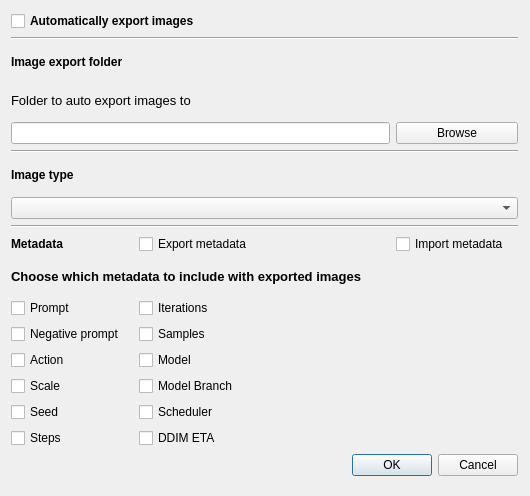
<?xml version="1.0" encoding="UTF-8"?>
<ui version="4.0">
 <class>Dialog</class>
 <widget class="QDialog" name="Dialog">
  <property name="geometry">
   <rect>
    <x>0</x>
    <y>0</y>
    <width>530</width>
    <height>496</height>
   </rect>
  </property>
  <property name="windowTitle">
   <string>Dialog</string>
  </property>
  <widget class="QWidget" name="">
   <property name="geometry">
    <rect>
     <x>11</x>
     <y>11</y>
     <width>507</width>
     <height>465</height>
    </rect>
   </property>
   <layout class="QGridLayout" name="gridLayout">
    <item row="13" column="0">
     <widget class="QCheckBox" name="metadata_action">
      <property name="text">
       <string>Action</string>
      </property>
     </widget>
    </item>
    <item row="0" column="0" colspan="2">
     <widget class="QCheckBox" name="actionAuto_export_images">
      <property name="font">
       <font>
        <bold>true</bold>
       </font>
      </property>
      <property name="text">
       <string>Automatically export images</string>
      </property>
     </widget>
    </item>
    <item row="12" column="0">
     <widget class="QCheckBox" name="metadata_negative_prompt">
      <property name="text">
       <string>Negative prompt</string>
      </property>
     </widget>
    </item>
    <item row="17" column="2" colspan="2">
     <widget class="QDialogButtonBox" name="buttonBox">
      <property name="orientation">
       <enum>Qt::Horizontal</enum>
      </property>
      <property name="standardButtons">
       <set>QDialogButtonBox::Cancel|QDialogButtonBox::Ok</set>
      </property>
     </widget>
    </item>
    <item row="1" column="0" colspan="4">
     <widget class="Line" name="line">
      <property name="orientation">
       <enum>Qt::Horizontal</enum>
      </property>
     </widget>
    </item>
    <item row="9" column="3">
     <widget class="QCheckBox" name="import_metadata">
      <property name="toolTip">
       <string>&lt;html&gt;&lt;head/&gt;&lt;body&gt;&lt;p&gt;Automatically load metadata into generator options. &lt;/p&gt;&lt;p&gt;Only works with PNG files.&lt;/p&gt;&lt;/body&gt;&lt;/html&gt;</string>
      </property>
      <property name="text">
       <string>Import metadata</string>
      </property>
     </widget>
    </item>
    <item row="11" column="0">
     <widget class="QCheckBox" name="metadata_prompt">
      <property name="text">
       <string>Prompt</string>
      </property>
     </widget>
    </item>
    <item row="2" column="0">
     <widget class="QLabel" name="label">
      <property name="font">
       <font>
        <bold>true</bold>
       </font>
      </property>
      <property name="text">
       <string>Image export folder</string>
      </property>
     </widget>
    </item>
    <item row="6" column="0">
     <widget class="QLabel" name="label_5">
      <property name="font">
       <font>
        <bold>true</bold>
       </font>
      </property>
      <property name="text">
       <string>Image type</string>
      </property>
     </widget>
    </item>
    <item row="16" column="1">
     <widget class="QCheckBox" name="metadata_ddim_eta">
      <property name="text">
       <string>DDIM ETA</string>
      </property>
     </widget>
    </item>
    <item row="8" column="0" colspan="4">
     <widget class="Line" name="line_2">
      <property name="orientation">
       <enum>Qt::Horizontal</enum>
      </property>
     </widget>
    </item>
    <item row="14" column="0">
     <widget class="QCheckBox" name="metadata_scale">
      <property name="text">
       <string>Scale</string>
      </property>
     </widget>
    </item>
    <item row="4" column="3">
     <widget class="QPushButton" name="image_path_browse_button">
      <property name="text">
       <string>Browse</string>
      </property>
     </widget>
    </item>
    <item row="4" column="0" colspan="3">
     <widget class="QLineEdit" name="image_path"/>
    </item>
    <item row="15" column="0">
     <widget class="QCheckBox" name="metadata_seed">
      <property name="text">
       <string>Seed</string>
      </property>
     </widget>
    </item>
    <item row="5" column="0" colspan="4">
     <widget class="Line" name="line_3">
      <property name="orientation">
       <enum>Qt::Horizontal</enum>
      </property>
     </widget>
    </item>
    <item row="15" column="1">
     <widget class="QCheckBox" name="metadata_scheduler">
      <property name="text">
       <string>Scheduler</string>
      </property>
     </widget>
    </item>
    <item row="13" column="1">
     <widget class="QCheckBox" name="metadata_model">
      <property name="text">
       <string>Model</string>
      </property>
     </widget>
    </item>
    <item row="14" column="1">
     <widget class="QCheckBox" name="metadata_model_branch">
      <property name="text">
       <string>Model Branch</string>
      </property>
     </widget>
    </item>
    <item row="11" column="1">
     <widget class="QCheckBox" name="metadata_iterations">
      <property name="text">
       <string>Iterations</string>
      </property>
     </widget>
    </item>
    <item row="16" column="0">
     <widget class="QCheckBox" name="metadata_steps">
      <property name="text">
       <string>Steps</string>
      </property>
     </widget>
    </item>
    <item row="3" column="0" colspan="2">
     <widget class="QLabel" name="label_2">
      <property name="font">
       <font>
        <pointsize>10</pointsize>
       </font>
      </property>
      <property name="text">
       <string>Folder to auto export images to</string>
      </property>
     </widget>
    </item>
    <item row="10" column="0" colspan="4">
     <widget class="QLabel" name="label_4">
      <property name="font">
       <font>
        <pointsize>10</pointsize>
        <bold>true</bold>
       </font>
      </property>
      <property name="text">
       <string>Choose which metadata to include with exported images</string>
      </property>
     </widget>
    </item>
    <item row="9" column="1" colspan="2">
     <widget class="QCheckBox" name="export_metadata">
      <property name="toolTip">
       <string>&lt;html&gt;&lt;head/&gt;&lt;body&gt;&lt;p&gt;Export metadata along with images. &lt;/p&gt;&lt;p&gt;Only works with PNG files.&lt;/p&gt;&lt;/body&gt;&lt;/html&gt;</string>
      </property>
      <property name="text">
       <string>Export metadata</string>
      </property>
     </widget>
    </item>
    <item row="9" column="0">
     <widget class="QLabel" name="label_3">
      <property name="font">
       <font>
        <bold>true</bold>
       </font>
      </property>
      <property name="text">
       <string>Metadata</string>
      </property>
     </widget>
    </item>
    <item row="7" column="0" colspan="4">
     <widget class="QComboBox" name="image_type_dropdown"/>
    </item>
    <item row="12" column="1">
     <widget class="QCheckBox" name="metadata_samples">
      <property name="text">
       <string>Samples</string>
      </property>
     </widget>
    </item>
   </layout>
  </widget>
 </widget>
 <resources/>
 <connections>
  <connection>
   <sender>buttonBox</sender>
   <signal>accepted()</signal>
   <receiver>Dialog</receiver>
   <slot>accept()</slot>
   <hints>
    <hint type="sourcelabel">
     <x>248</x>
     <y>254</y>
    </hint>
    <hint type="destinationlabel">
     <x>157</x>
     <y>274</y>
    </hint>
   </hints>
  </connection>
  <connection>
   <sender>buttonBox</sender>
   <signal>rejected()</signal>
   <receiver>Dialog</receiver>
   <slot>reject()</slot>
   <hints>
    <hint type="sourcelabel">
     <x>316</x>
     <y>260</y>
    </hint>
    <hint type="destinationlabel">
     <x>286</x>
     <y>274</y>
    </hint>
   </hints>
  </connection>
 </connections>
</ui>
